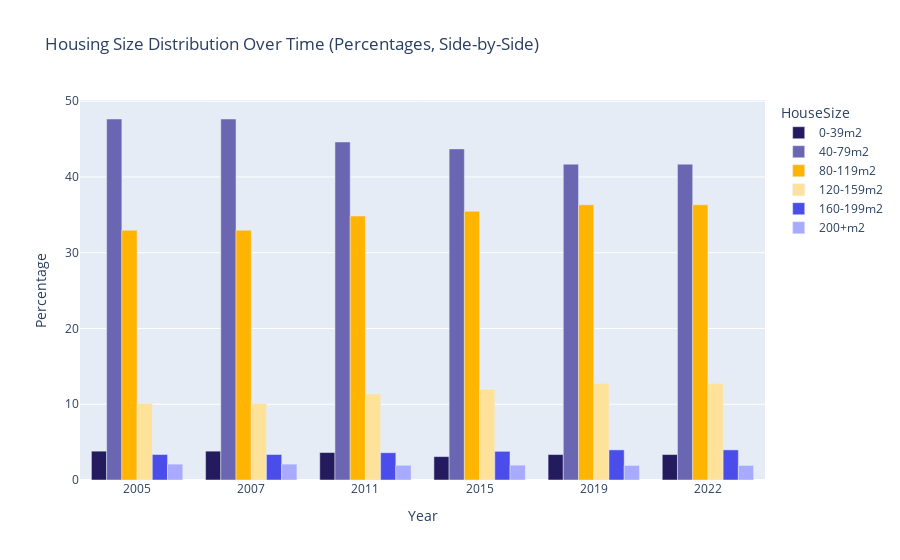

The notebook cell this image was saved under:
### Markdown cell above
The two most common housing sizes 40-79 and 80-119 seems to either be static or increase in counts for all districts.

INFORMATIVE: There are differences in which housing size is the most common from district to district. Eg Falkoner, Indre, Slots, Sundbyvester and Tårnby has more 80-119 and Bispebjerg, Brønshøj, Nørrebro, Sundbyøster, Vesterbro, Valby and (Østerbro) has more 40-79 sized.

### Code cell
# Aggregate by Year and HouseSize
df_house_size_grouped = df_house_size_filtered.groupby(['Year', 'HouseSize'], observed=True)['Count'].sum().reset_index()

# Normalize counts to percentages per year
df_house_size_grouped['Percentage'] = df_house_size_grouped.groupby('Year')['Count'].transform(lambda x: 100 * x / x.sum())

# Define the correct order for HouseSize (excluding 'Oplystareal')
house_size_order = ['0-39m2', '40-79m2', '80-119m2', '120-159m2', '160-199m2', '200+m2']
df_house_size_grouped['HouseSize'] = pd.Categorical(df_house_size_grouped['HouseSize'], categories=house_size_order, ordered=True)

# Plot percentages (side-by-side)
fig = px.bar(
    df_house_size_grouped,
    x='Year',
    y='Percentage',
    color='HouseSize',
    barmode='group',
    title='Housing Size Distribution Over Time (Percentages, Side-by-Side)',
    category_orders={'HouseSize': house_size_order},  # Force the correct order
    color_discrete_map = palette
)

# Sort years on x-axis
fig.update_layout(
    xaxis=dict(
        categoryorder='array',
        categoryarray=sorted(df_house_size_grouped['Year'].unique())
    )
)

fig.show()

### Figure 1 — Plotly figure (JSON) as saved in the notebook; plotly's stock layout.template omitted (floating-point values rounded to 4 significant figures)
{"data": [{"alignmentgroup": "True", "hovertemplate": "HouseSize=0-39m2<br>Year=%{x}<br>Percentage=%{y}<extra></extra>", "legendgroup": "0-39m2", "marker": {"color": "#241B5F", "pattern": {"shape": ""}}, "name": "0-39m2", "offsetgroup": "0-39m2", "orientation": "v", "showlegend": true, "textposition": "auto", "type": "bar", "x": ["2005", "2007", "2011", "2015", "2019", "2022"], "xaxis": "x", "y": [3.808, 3.808, 3.628, 3.088, 3.358, 3.358], "yaxis": "y"}, {"alignmentgroup": "True", "hovertemplate": "HouseSize=40-79m2<br>Year=%{x}<br>Percentage=%{y}<extra></extra>", "legendgroup": "40-79m2", "marker": {"color": "#6A66B2", "pattern": {"shape": ""}}, "name": "40-79m2", "offsetgroup": "40-79m2", "orientation": "v", "showlegend": true, "textposition": "auto", "type": "bar", "x": ["2005", "2007", "2011", "2015", "2019", "2022"], "xaxis": "x", "y": [47.66, 47.66, 44.62, 43.71, 41.69, 41.69], "yaxis": "y"}, {"alignmentgroup": "True", "hovertemplate": "HouseSize=80-119m2<br>Year=%{x}<br>Percentage=%{y}<extra></extra>", "legendgroup": "80-119m2", "marker": {"color": "#FFB400", "pattern": {"shape": ""}}, "name": "80-119m2", "offsetgroup": "80-119m2", "orientation": "v", "showlegend": true, "textposition": "auto", "type": "bar", "x": ["2005", "2007", "2011", "2015", "2019", "2022"], "xaxis": "x", "y": [32.97, 32.97, 34.85, 35.48, 36.32, 36.32], "yaxis": "y"}, {"alignmentgroup": "True", "hovertemplate": "HouseSize=120-159m2<br>Year=%{x}<br>Percentage=%{y}<extra></extra>", "legendgroup": "120-159m2", "marker": {"color": "#FFE299", "pattern": {"shape": ""}}, "name": "120-159m2", "offsetgroup": "120-159m2", "orientation": "v", "showlegend": true, "textposition": "auto", "type": "bar", "x": ["2005", "2007", "2011", "2015", "2019", "2022"], "xaxis": "x", "y": [10.11, 10.11, 11.36, 11.98, 12.73, 12.73], "yaxis": "y"}, {"alignmentgroup": "True", "hovertemplate": "HouseSize=160-199m2<br>Year=%{x}<br>Percentage=%{y}<extra></extra>", "legendgroup": "160-199m2", "marker": {"color": "#4A4DE9", "pattern": {"shape": ""}}, "name": "160-199m2", "offsetgroup": "160-199m2", "orientation": "v", "showlegend": true, "textposition": "auto", "type": "bar", "x": ["2005", "2007", "2011", "2015", "2019", "2022"], "xaxis": "x", "y": [3.366, 3.366, 3.601, 3.786, 3.975, 3.975], "yaxis": "y"}, {"alignmentgroup": "True", "hovertemplate": "HouseSize=200+m2<br>Year=%{x}<br>Percentage=%{y}<extra></extra>", "legendgroup": "200+m2", "marker": {"color": "#A7AAFF", "pattern": {"shape": ""}}, "name": "200+m2", "offsetgroup": "200+m2", "orientation": "v", "showlegend": true, "textposition": "auto", "type": "bar", "x": ["2005", "2007", "2011", "2015", "2019", "2022"], "xaxis": "x", "y": [2.095, 2.095, 1.944, 1.959, 1.923, 1.923], "yaxis": "y"}], "layout": {"barmode": "group", "legend": {"title": {"text": "HouseSize"}, "tracegroupgap": 0}, "title": {"text": "Housing Size Distribution Over Time (Percentages, Side-by-Side)"}, "xaxis": {"anchor": "y", "categoryarray": ["2005", "2007", "2011", "2015", "2019", "2022"], "categoryorder": "array", "domain": [0, 1], "title": {"text": "Year"}}, "yaxis": {"anchor": "x", "domain": [0, 1], "title": {"text": "Percentage"}}}}
